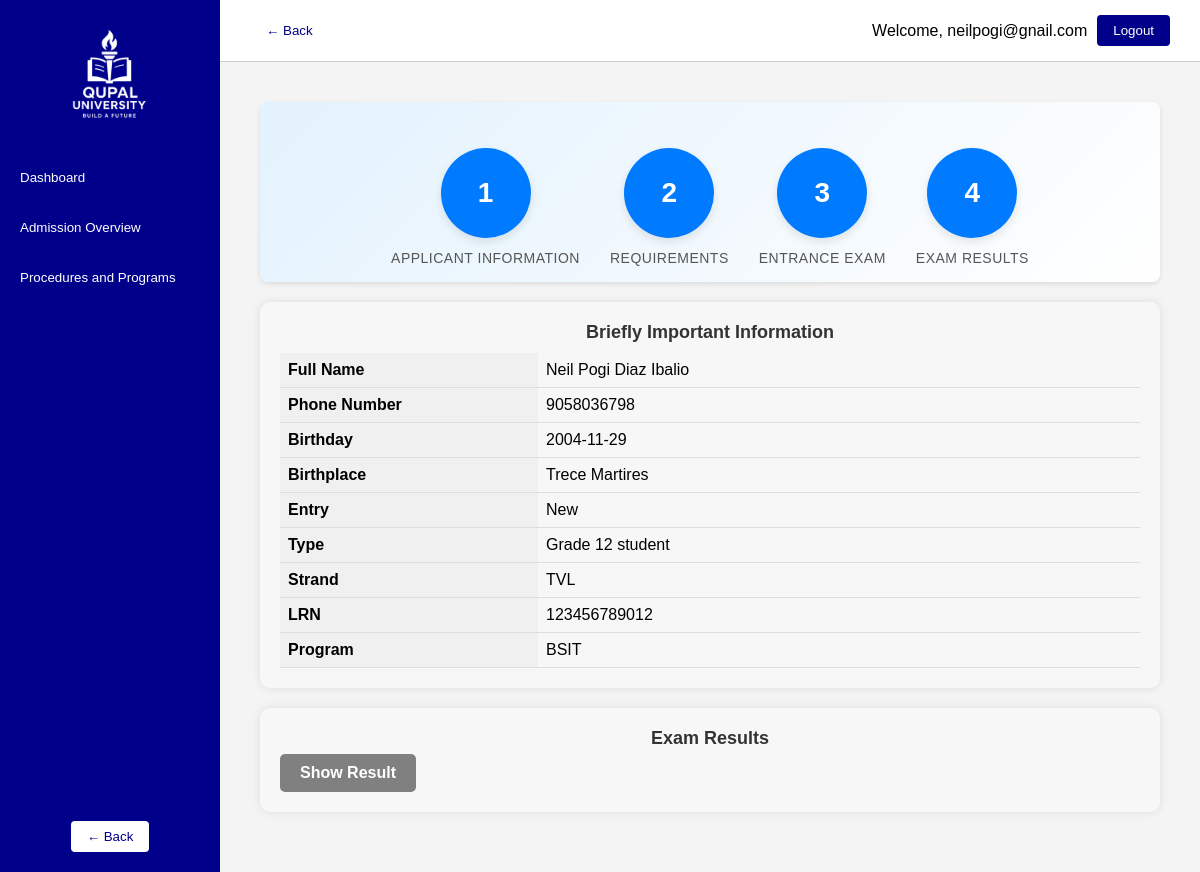
Page /userportal/useradmission4.php (signed in) on the committed database.
### tables this page shows
CREATE TABLE `personal_info` (
  `id` int(20) NOT NULL,
  `username` varchar(50) DEFAULT NULL,
  `firstname` varchar(50) DEFAULT NULL,
  `middlename` varchar(50) DEFAULT NULL,
  `lastname` varchar(50) DEFAULT NULL,
  `region` varchar(100) DEFAULT NULL,
  `province` varchar(100) DEFAULT NULL,
  `town` varchar(100) DEFAULT NULL,
  `phonenumber` bigint(11) DEFAULT NULL,
  `civilstatus` varchar(20) DEFAULT NULL,
  `sex` varchar(10) DEFAULT NULL,
  `birthday` varchar(50) DEFAULT NULL,
  `birthplace` varchar(50) DEFAULT NULL,
  `religion` varchar(50) DEFAULT NULL
);

CREATE TABLE `admission_info` (
  `ai_id` int(20) NOT NULL,
  `username` varchar(50) DEFAULT NULL,
  `entry` varchar(20) DEFAULT NULL,
  `type` varchar(50) DEFAULT NULL,
  `strand` varchar(50) DEFAULT NULL,
  `lrn` bigint(12) DEFAULT NULL,
  `program` varchar(50) DEFAULT NULL
);

### userportal/useradmission4.php (the view, shortened to what this page needs)
<?php
include('..\php\connection.php');
$username = $_SESSION['user'];
$grade_status = 0;
$step_stmt = $conn->prepare("SELECT * FROM check_status WHERE username = ?");
$step_stmt->bind_param("s", $username);
$step_stmt->execute();
$step_result = $step_stmt->get_result();
$status = $step_result->fetch_assoc() ?: [
    'admission_info_completed' => 0,
    'personal_info_completed' => 0,
    'family_bg_completed' => 0,
    'education_bg_completed' => 0,
    'med_his_info_completed' => 0,
    'control_number_click' => 0,
    'control_number' => '',
    'current_stage' => 0
];
$admission_sql = $conn->prepare("SELECT entry, type, strand, lrn, program FROM admission_info WHERE username = ?");
$admission_sql->bind_param("s", $username);
$admission_sql->execute();
$admission_result = $admission_sql->get_result();
$admission_data = $admission_result->fetch_assoc() ?: [
    'entry' => '',
    'type' => '',
    'strand' => '',
    'lrn' => '',
    'program' => ''
];
$personal_sql = $conn->prepare("SELECT firstname, middlename, lastname, phonenumber, birthday, birthplace FROM personal_info WHERE username = ?");
$personal_sql->bind_param("s", $username);
$personal_sql->execute();
$personal_result = $personal_sql->get_result();
$personal_data = $personal_result->fetch_assoc() ?: [
    'firstname' => '',
    'middlename' => '',
    'lastname' => '',
    'phonenumber' => '',
    'birthday' => '',
    'birthplace' => ''
];
function renderStepProgress($status) {
    $step1Complete = (
        $status['admission_info_completed'] &&
        $status['personal_info_completed'] &&
        $status['family_bg_completed'] &&
        $status['education_bg_completed'] &&
        $status['med_his_info_completed']
    );
    $step2Complete = ($status['control_number_click'] == 1 && !empty($status['control_number']));
    $step3Complete = ($status['current_stage'] >= 3);
    $step4Complete = ($status['current_stage'] >= 4);
    $steps = [
        ['label' => 'Applicant Information', 'complete' => $step1Complete],
        ['label' => 'Requirements', 'complete' => $step2Complete],
        ['label' => 'Entrance Exam', 'complete' => $step3Complete],
        ['label' => 'Exam Results', 'complete' => $step4Complete],
    ];
    echo '<section class="hero"><div class="center-wrapper"><div class="dashboard-container">';
    foreach ($steps as $i => $step) {
        $circleClass = $step['complete'] ? 'circle completed' : 'circle';
        echo '<div class="circle-box">';
        echo '<div class="' . $circleClass . '">' . ($i + 1) . '</div>';
        echo '<div class="circle-label">' . htmlspecialchars($step['label']) . '</div>';
        echo '</div>';
    }
    echo '</div></div></section>';
}
include('../php/useradmissionheader.php');
?>
</head>
<div class="content">
<?php renderStepProgress($status); ?>
<div class="maincontainer">
  <div class="container-box">
    <h2>Briefly Important Information</h2>
    <table>
      <tr><td class="label">Full Name</td><td><?php echo htmlspecialchars($personal_data['firstname'] . ' ' . $personal_data['middlename'] . ' ' . $personal_data['lastname']); ?></td></tr>
      <tr><td class="label">Phone Number</td><td><?php echo htmlspecialchars($personal_data['phonenumber']); ?></td></tr>
      <tr><td class="label">Birthday</td><td><?php echo htmlspecialchars($personal_data['birthday']); ?></td></tr>
      <tr><td class="label">Birthplace</td><td><?php echo htmlspecialchars($personal_data['birthplace']); ?></td></tr>
      <tr><td class="label">Entry</td><td><?php echo htmlspecialchars($admission_data['entry']); ?></td></tr>
      <tr><td class="label">Type</td><td><?php echo htmlspecialchars($admission_data['type']); ?></td></tr>
      <tr><td class="label">Strand</td><td><?php echo htmlspecialchars($admission_data['strand']); ?></td></tr>
      <tr><td class="label">LRN</td><td><?php echo htmlspecialchars($admission_data['lrn']); ?></td></tr>
      <tr><td class="label">Program</td><td><?php echo htmlspecialchars($admission_data['program']); ?></td></tr>
    </table>
  </div>
  <div class="container-box">
    <h2>Exam Results</h2>
    <form method="POST">
      <?php if ($grade_status == 1 || $grade_status == 2): ?>
        <button type="submit" name="show_result" class="show-btn">Show Result</button>
      <?php else: ?>
        <button type="button" class="show-btn" disabled>Show Result</button>
      <?php endif; ?>
    </form>
  </div>
</div>
</div>
</div>
</body>
</html>

### css/useradmission.css (style rules this page uses)
* { box-sizing: border-box; margin: 0; padding: 0; }
body { font-family: Arial, sans-serif; height: 100vh; margin: 0; display: flex; overflow: hidden; }
.content { flex: 1; padding: 40px; overflow-y: auto; }
.hero { display: flex; justify-content: center; align-items: center; padding: 60px 10%; background: linear-gradient(135deg, #e3f2fd, #ffffff); height: 180px; box-sizing: border-box; border-radius: 8px; box-shadow: 0 2px 5px rgba(0, 0, 0, 0.1); margin-bottom: 20px; }
.hero-text h4, h2 { color: #1e88e5; font-weight: 600; font-size: 18px; margin-bottom: 5px; }
.dashboard-container { display: flex; justify-content: center; align-content: center; gap: 30px; margin-top: 30px; }
.circle-box { display: flex; flex-direction: column; align-items: center; transition: transform 0.2s; }
.circle { width: 90px; height: 90px; border-radius: 50%; background-color: #e0e0e0; display: flex; align-items: center; justify-content: center; font-size: 28px; font-weight: bold; color: white; box-shadow: 0 4px 10px rgba(0, 0, 0, 0.1); transition: background-color 0.3s; }
.completed { background-color: #007bff; }
.circle-label { margin-top: 12px; font-size: 14px; color: #555; text-transform: uppercase; letter-spacing: 0.5px; }
h2 { text-align: center; color: #333; margin-bottom: 5px; }

### userportal/useradmission4.php (style rules this page uses)
.container-box { padding: 20px; border-radius: 10px; background-color: #f7f7f7; margin-bottom: 20px; box-shadow: 0 0 10px rgba(0,0,0,0.1); }
.show-btn { padding: 10px 20px; font-size: 1rem; font-weight: bold; border: none; border-radius: 5px; background-color: #007bff; color: white; cursor: pointer; }
.show-btn:disabled { background-color: gray; cursor: not-allowed; }
table { width: 100%; border-collapse: collapse; margin-top: 10px; }
td { padding: 8px; border-bottom: 1px solid #ddd; }
td.label { font-weight: bold; width: 30%; background-color: #f0f0f0; }

### rows in the picture
personal_info: firstname+middlename+lastname "Neil Pogi Diaz Ibalio", phonenumber "9058036798", birthday "2004-11-29", birthplace "Trece Martires"
admission_info: entry "New", type "Grade 12 student", strand "TVL", lrn "123456789012", program "BSIT"

### other values in the picture
$_SESSION['user'] "neilpogi@gnail.com"
$step['label'] "APPLICANT INFORMATION"
$step['label'] "REQUIREMENTS"
$step['label'] "ENTRANCE EXAM"
$step['label'] "EXAM RESULTS"
